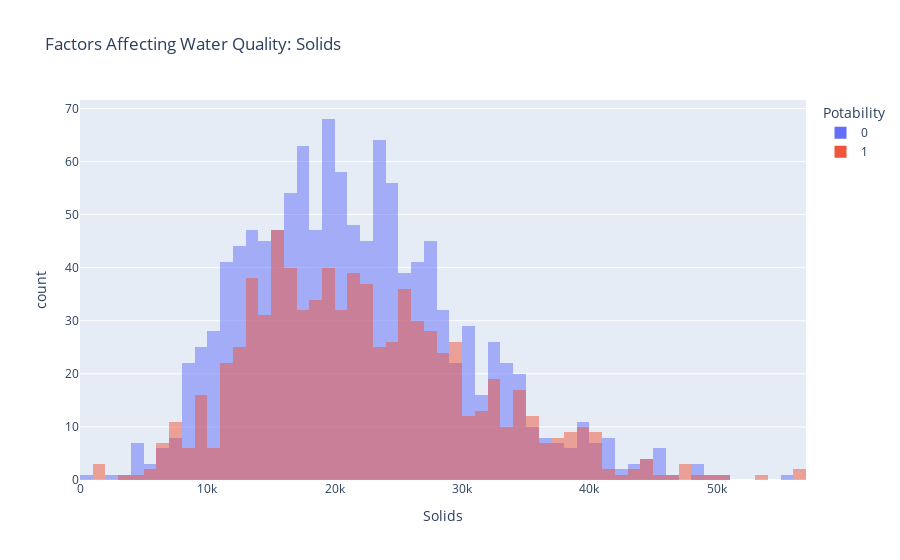

The code cell stored with this chart in its notebook:
### Code cell
px.histogram(df, x = "Solids",color = "Potability", barmode="overlay",title= "Factors Affecting Water Quality: Solids")

### Figure 1 — Plotly figure (JSON) as saved in the notebook; plotly's stock layout.template omitted (floating-point values rounded to 4 significant figures; data arrays with more than 128 entries replaced by an {"elided": "..."} marker saying what was removed)
{"data": [{"alignmentgroup": "True", "bingroup": "x", "hovertemplate": "Potability=0<br>Solids=%{x}<br>count=%{y}<extra></extra>", "legendgroup": "0", "marker": {"color": "#636efa", "opacity": 0.5, "pattern": {"shape": ""}}, "name": "0", "offsetgroup": "0", "orientation": "v", "showlegend": true, "type": "histogram", "x": {"elided": "1200 float values"}, "xaxis": "x", "yaxis": "y"}, {"alignmentgroup": "True", "bingroup": "x", "hovertemplate": "Potability=1<br>Solids=%{x}<br>count=%{y}<extra></extra>", "legendgroup": "1", "marker": {"color": "#EF553B", "opacity": 0.5, "pattern": {"shape": ""}}, "name": "1", "offsetgroup": "1", "orientation": "v", "showlegend": true, "type": "histogram", "x": {"elided": "811 float values"}, "xaxis": "x", "yaxis": "y"}], "layout": {"barmode": "overlay", "legend": {"title": {"text": "Potability"}, "tracegroupgap": 0}, "title": {"text": "Factors Affecting Water Quality: Solids"}, "xaxis": {"anchor": "y", "domain": [0, 1], "title": {"text": "Solids"}}, "yaxis": {"anchor": "x", "domain": [0, 1], "title": {"text": "count"}}}}
